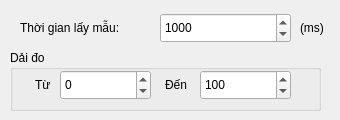
       <widget class="QWidget" name="tab_3">
        <attribute name="title">
         <string>Thông số hoạt động</string>
        </attribute>
        <widget class="QSpinBox" name="spinBox_sampleTime">
         <property name="geometry">
          <rect>
           <x>160</x>
           <y>13</y>
           <width>131</width>
           <height>30</height>
          </rect>
         </property>
         <property name="minimum">
          <number>50</number>
         </property>
         <property name="maximum">
          <number>65535</number>
         </property>
         <property name="singleStep">
          <number>1</number>
         </property>
         <property name="value">
          <number>1000</number>
         </property>
        </widget>
        <widget class="QLabel" name="label_6">
         <property name="geometry">
          <rect>
           <x>20</x>
           <y>20</y>
           <width>111</width>
           <height>16</height>
          </rect>
         </property>
         <property name="text">
          <string>Thời gian lấy mẫu:</string>
         </property>
        </widget>
        <widget class="QLabel" name="label_13">
         <property name="geometry">
          <rect>
           <x>300</x>
           <y>20</y>
           <width>31</width>
           <height>16</height>
          </rect>
         </property>
         <property name="text">
          <string>(ms)</string>
         </property>
        </widget>
        <widget class="QGroupBox" name="groupBox_2">
         <property name="geometry">
          <rect>
           <x>10</x>
           <y>50</y>
           <width>311</width>
           <height>61</height>
          </rect>
         </property>
         <property name="title">
          <string>Dải đo</string>
         </property>
         <widget class="QSpinBox" name="spinBox_rangeMin">
          <property name="geometry">
           <rect>
            <x>50</x>
            <y>20</y>
            <width>91</width>
            <height>30</height>
           </rect>
          </property>
          <property name="minimum">
           <number>-999999</number>
          </property>
          <property name="maximum">
           <number>999999</number>
          </property>
          <property name="singleStep">
           <number>1</number>
          </property>
          <property name="value">
           <number>0</number>
          </property>
         </widget>
         <widget class="QSpinBox" name="spinBox_rangeMax">
          <property name="geometry">
           <rect>
            <x>190</x>
            <y>20</y>
            <width>91</width>
            <height>30</height>
           </rect>
          </property>
          <property name="minimum">
           <number>-999999</number>
          </property>
          <property name="maximum">
           <number>999999</number>
          </property>
          <property name="singleStep">
           <number>1</number>
          </property>
          <property name="value">
           <number>100</number>
          </property>
         </widget>
         <widget class="QLabel" name="label_14">
          <property name="geometry">
           <rect>
            <x>25</x>
            <y>27</y>
            <width>21</width>
            <height>16</height>
           </rect>
          </property>
          <property name="text">
           <string>Từ</string>
          </property>
         </widget>
         <widget class="QLabel" name="label_15">
          <property name="geometry">
           <rect>
            <x>155</x>
            <y>27</y>
            <width>31</width>
            <height>16</height>
           </rect>
          </property>
          <property name="text">
           <string>Đến</string>
          </property>
         </widget>
        </widget>
       </widget>
